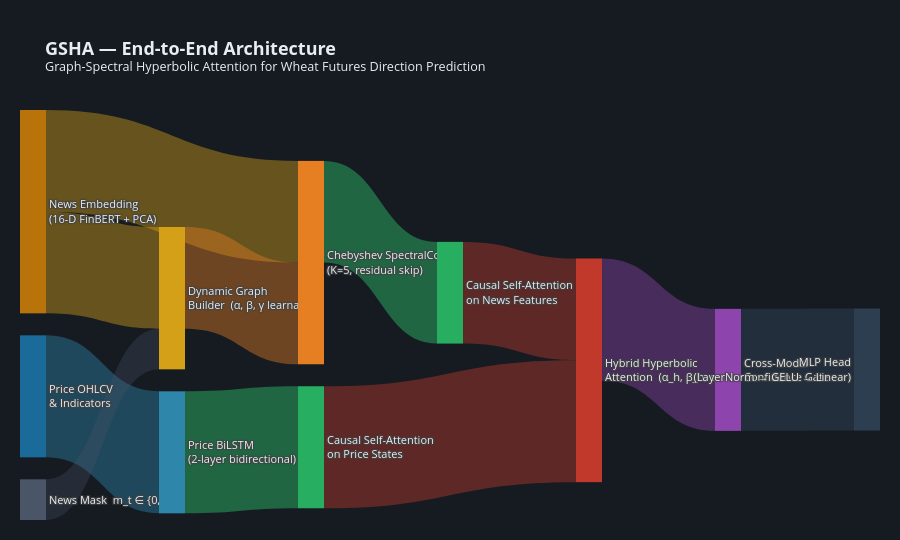

Notebook code cell kept with this figure:
### Markdown cell above
---
## 6 · GSHA Architecture — Information Flow

The complete GSHA forward pass in six stages:

```
 Price OHLCV+indicators  ──► Price BiLSTM ──► Causal Self-Attention ──┐
                                                                        ├──► Cross-Modal Gate ──► MLP Head ──► ↑/↓
 News Embedding (16-D)   ──► Graph Builder ──► Chebyshev Conv ──► Causal Self-Attention ──► Hybrid Hyperbolic Attn ──┘
 News Mask (0/1) ────────────────────────────────────────────────────────────────────────────────────────────────────┘
```

### Code cell
# ── GSHA Architecture Sankey ──────────────────────────────────────────────────
labels = [
    # 0-2  inputs
    "Price OHLCV<br>& Indicators",
    "News Embedding<br>(16-D FinBERT + PCA)",
    "News Mask  m_t ∈ {0,1}",
    # 3-8  processing
    "Price BiLSTM<br>(2-layer bidirectional)",
    "Dynamic Graph<br>Builder  (α, β, γ learnable)",
    "Chebyshev SpectralConv<br>(K=5, residual skip)",
    "Causal Self-Attention<br>on Price States",
    "Causal Self-Attention<br>on News Features",
    "Hybrid Hyperbolic<br>Attention  (α_h, β_h, c)",
    # 9-11 fusion & output
    "Cross-Modal<br>Confidence Gate",
    "MLP Head<br>(LayerNorm → GELU → Linear)",
    "Direction Prediction<br>↑ Up  /  ↓ Down",
]

node_colors = [
    "#1A6B9A", "#B8730A", "#4A5568",   # inputs
    "#2E86AB", "#D4A017", "#E67E22",    # processing 1
    "#27AE60", "#27AE60", "#C0392B",    # processing 2
    "#8E44AD",                           # fusion
    "#2C3E50",                           # head
    "#C0392B",                           # output
]

sources = [0, 1,  2,  1,  4,  3, 5,  6, 7,  8,  9]
targets = [3, 4,  4,  5,  5,  6, 7,  8, 8,  9, 10]
values  = [6, 5,  2,  5,  5,  6, 5,  6, 5,  6,  6]
link_col= [
    "rgba(46,134,171,0.42)",  "rgba(212,160,23,0.42)",  "rgba(74,85,104,0.30)",
    "rgba(212,160,23,0.42)",  "rgba(230,126,34,0.42)",  "rgba(46,204,113,0.42)",
    "rgba(46,204,113,0.42)",  "rgba(192,57,43,0.42)",   "rgba(192,57,43,0.42)",
    "rgba(142,68,173,0.42)",  "rgba(44,62,80,0.55)",
]

fig = go.Figure(go.Sankey(
    arrangement="snap",
    node=dict(
        pad=22, thickness=26,
        line=dict(color="rgba(255,255,255,0.0)", width=0),
        label=labels, color=node_colors,
        hovertemplate="<b>%{label}</b><br>Total flow: %{value}<extra></extra>",
    ),
    link=dict(
        source=sources, target=targets, value=values, color=link_col,
        hovertemplate="%{source.label}<br>→ %{target.label}<br>Flow: %{value}<extra></extra>",
    ),
))
fig.update_layout(
    title=dict(
        text=(
            "<b>GSHA — End-to-End Architecture</b>"
            "<br><sup>Graph-Spectral Hyperbolic Attention for Wheat Futures Direction Prediction</sup>"
        ),
        font=dict(color=TXT, size=18),
    ),
    height=540,
    paper_bgcolor=PBGC,
    font=dict(color=TXT, size=11),
    margin=dict(l=20, r=20, t=110, b=20),
)
fig.show()

### Figure 1 — Plotly figure (JSON) as saved in the notebook; plotly's stock layout.template omitted (floating-point values rounded to 4 significant figures)
{"data": [{"arrangement": "snap", "link": {"color": ["rgba(46,134,171,0.42)", "rgba(212,160,23,0.42)", "rgba(74,85,104,0.30)", "rgba(212,160,23,0.42)", "rgba(230,126,34,0.42)", "rgba(46,204,113,0.42)", "rgba(46,204,113,0.42)", "rgba(192,57,43,0.42)", "rgba(192,57,43,0.42)", "rgba(142,68,173,0.42)", "rgba(44,62,80,0.55)"], "hovertemplate": "%{source.label}<br>→ %{target.label}<br>Flow: %{value}<extra></extra>", "source": [0, 1, 2, 1, 4, 3, 5, 6, 7, 8, 9], "target": [3, 4, 4, 5, 5, 6, 7, 8, 8, 9, 10], "value": [6, 5, 2, 5, 5, 6, 5, 6, 5, 6, 6]}, "node": {"color": ["#1A6B9A", "#B8730A", "#4A5568", "#2E86AB", "#D4A017", "#E67E22", "#27AE60", "#27AE60", "#C0392B", "#8E44AD", "#2C3E50", "#C0392B"], "hovertemplate": "<b>%{label}</b><br>Total flow: %{value}<extra></extra>", "label": ["Price OHLCV<br>& Indicators", "News Embedding<br>(16-D FinBERT + PCA)", "News Mask  m_t ∈ {0,1}", "Price BiLSTM<br>(2-layer bidirectional)", "Dynamic Graph<br>Builder  (α, β, γ learnable)", "Chebyshev SpectralConv<br>(K=5, residual skip)", "Causal Self-Attention<br>on Price States", "Causal Self-Attention<br>on News Features", "Hybrid Hyperbolic<br>Attention  (α_h, β_h, c)", "Cross-Modal<br>Confidence Gate", "MLP Head<br>(LayerNorm → GELU → Linear)", "Direction Prediction<br>↑ Up  /  ↓ Down"], "line": {"color": "rgba(255,255,255,0.0)", "width": 0}, "pad": 22, "thickness": 26}, "type": "sankey"}], "layout": {"font": {"color": "#E6EDF3", "size": 11}, "height": 540, "margin": {"b": 20, "l": 20, "r": 20, "t": 110}, "paper_bgcolor": "#161B22", "title": {"font": {"color": "#E6EDF3", "size": 18}, "text": "<b>GSHA — End-to-End Architecture</b><br><sup>Graph-Spectral Hyperbolic Attention for Wheat Futures Direction Prediction</sup>"}}}
